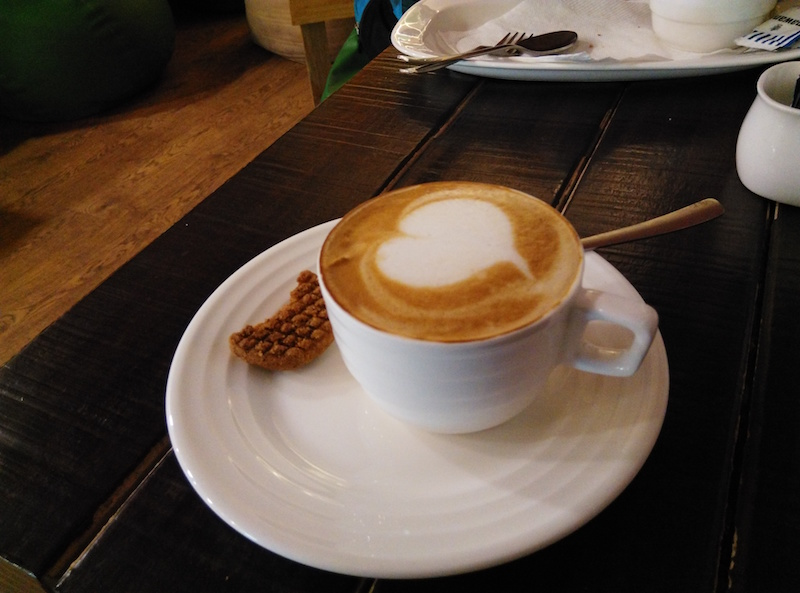
#> input picture 3 - Pixel Manipulation & Geometry/coffee.jpg, 800 x 593 px
$ python 'Image Transformations  Rotation.py'
#> lines starting #> are read from the running program, lines starting #| are printed output that depends on the picture
import cv2
import random
import numpy as np

image = cv2.imread("coffee.jpg")
#> image is the input picture: shape (593, 800, 3); mean B, G, R 59.8, 72.1, 87.9
(rows, cols, planes) = np.shape( image )
#> rows = 593; cols = 800; planes = 3
center = (cols // 2, rows // 2)
#> center = (400, 296)

matrix   = cv2.getRotationMatrix2D(center, 45, 1)
rotation = cv2.warpAffine(image, matrix, (cols, rows))
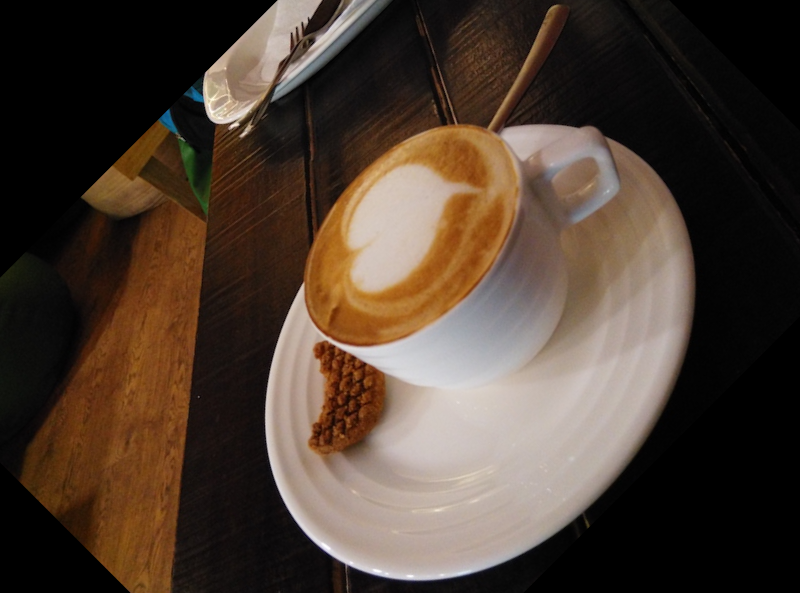
#> rotation: shape (593, 800, 3); mean B, G, R 50.5, 61.8, 76.9

cv2.imshow( "Original", image )
cv2.imshow( "Rotation", rotation )

cv2.waitKey(0)
